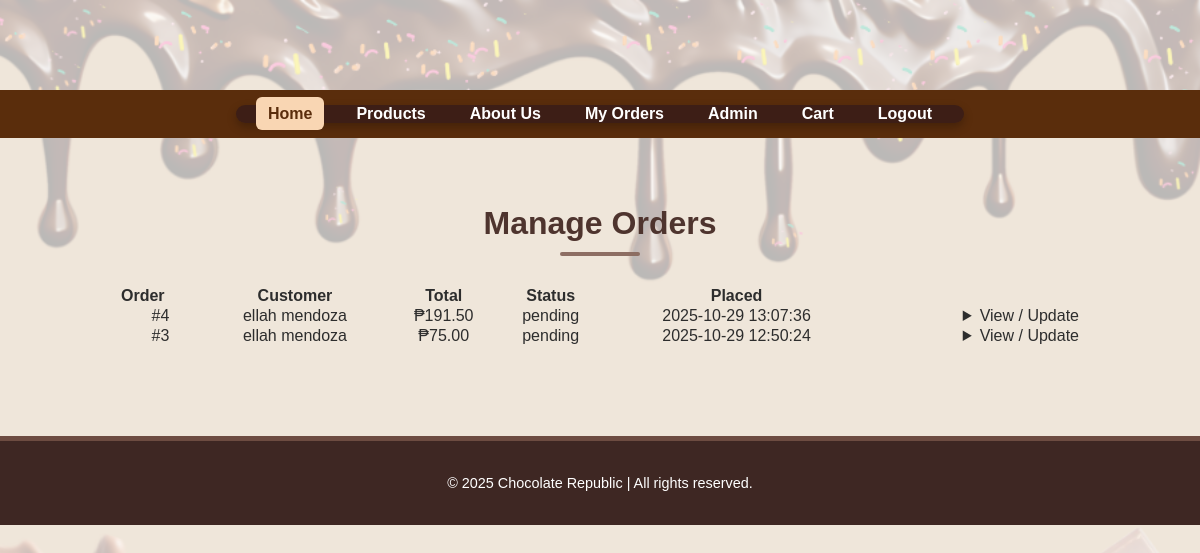
Screenshot of /admin/orders.php (signed in) with the database file from the repository.
### tables this page shows
CREATE TABLE `orders` (
  `id` int(11) NOT NULL,
  `user_id` int(11) NOT NULL,
  `total_amount` decimal(10,2) NOT NULL,
  `status` enum('pending','completed','cancelled') DEFAULT 'pending',
  `payment_method` varchar(50) DEFAULT 'Cash on Delivery',
  `order_date` timestamp NOT NULL DEFAULT current_timestamp()
);

CREATE TABLE `users` (
  `id` int(11) NOT NULL,
  `name` varchar(100) NOT NULL,
  `email` varchar(100) NOT NULL,
  `password` varchar(255) NOT NULL,
  `created_at` timestamp NOT NULL DEFAULT current_timestamp(),
  `address` varchar(255) DEFAULT NULL
);

### admin/orders.php (the view, shortened to what this page needs)
<?php
require_once __DIR__ . '/../db.php';
$orders = $conn->query('SELECT o.*, u.name as customer FROM orders o JOIN users u ON u.id=o.user_id ORDER BY order_date DESC');
include __DIR__ . '/../includes/header.php';
?>
    <section class="products">
      <h2>Manage Orders</h2>
      <table style="width:100%; border-collapse: collapse;">
        <tr>
          <th align="left">Order</th>
          <th>Customer</th>
          <th>Total</th>
          <th>Status</th>
          <th>Placed</th>
          <th></th>
        </tr>
        <?php while ($o = $orders->fetch_assoc()): ?>
          <tr>
            <td>#<?= (int)$o['id'] ?></td>
            <td align="center"><?= htmlspecialchars($o['customer']) ?></td>
            <td align="center">₱<?= number_format((float)$o['total_amount'], 2) ?></td>
            <td align="center"><?= htmlspecialchars($o['status']) ?></td>
            <td align="center"><?= htmlspecialchars($o['order_date']) ?></td>
            <td align="right">
              <details>
                <summary>View / Update</summary>
              </details>
            </td>
          </tr>
        <?php endwhile; ?>
      </table>
    </section>
<?php include __DIR__ . '/../includes/footer.php'; ?>

### index.css (style rules this page uses)
body::before { content: ""; position: fixed; top: 0; left: 0; width: 100%; height: 100%; background: url("images/0.png") no-repeat center center fixed; background-size: cover; opacity: 0.25; z-index: -1; }
body { margin: 0; font-family: "Poppins", sans-serif; background: #faf7f5; color: #2d2d2d; padding-top: 90px; }
.products { padding: 40px 10%; text-align: center; background: transparent; }
.products h2 { font-size: 2rem; color: #4e342e; margin-bottom: 30px; position: relative; }
.products h2::after { content: ''; display: block; width: 80px; height: 4px; background-color: #8d6e63; margin: 10px auto; border-radius: 10px; }

### rows the page displays
orders: id "4", user.name "ellah mendoza", total_amount "191.50", status "pending", order_date "2025-10-29 13:07:36"
orders: id "3", user.name "ellah mendoza", total_amount "75.00", status "pending", order_date "2025-10-29 12:50:24"
